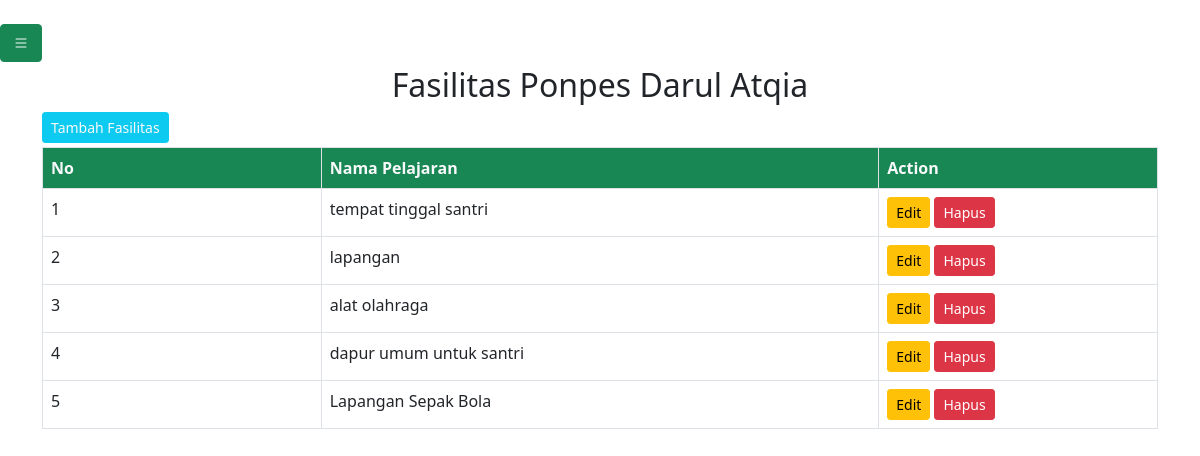
The page /adm/adm_fasilitas.php (signed in) on the database its author committed.
### tables this page shows
CREATE TABLE `fasilitas` (
  `id_fasilitas` int(11) NOT NULL,
  `nama_fasilitas` text NOT NULL
);

### adm/data_fasilitas.php (the view)
<?php
require '../app/functions.php';
$fasilitas = mysqli_query($conn, "SELECT * FROM fasilitas");
?>
<center class="m-1">
    <div class="container-lg">
        <h2>Fasilitas Ponpes Darul Atqia</h2>
        <a href="../app/fasilitas/form_tambahdata.php" class="btn btn-sm btn-info text-light mb-1 " style="float: left;">Tambah Fasilitas</a>
        <table class="table table-bordered table-responsive ">
            <thead class="bg-success text-light">
                <tr>
                    <th class="col-1">No</th>
                    <th class="col-2">Nama Pelajaran</th>
                    <th class="col-1">Action</th>
                </tr>
            </thead>
            <tbody>
                <?php
                $no = 0;
                while ($result = mysqli_fetch_array($fasilitas)) {
                    $no++;
                ?>
                    <tr>
                        <td><?php echo $no; ?></td>
                        <td><?php echo $result['nama_fasilitas']; ?></td>
                        <td>
                            <a href="../app/fasilitas/ubah.php?id=<?php echo $result['id_fasilitas']; ?>" class="btn btn-sm btn-warning">Edit</a>
                            <a href="../app/fasilitas/hapus.php?id=<?php echo $result['id_fasilitas']; ?>" class="btn btn-sm btn-danger">Hapus</a>
                        </td>
                    </tr>
                <?php }        ?>
            </tbody>
        </table>
    </div>
</center>

### adm/adm_fasilitas.php (style rules this page uses)
a { text-decoration: none; }

### rows shown on the page
fasilitas: nama_fasilitas "tempat tinggal santri"
fasilitas: nama_fasilitas "lapangan"
fasilitas: nama_fasilitas "alat olahraga"
fasilitas: nama_fasilitas "dapur umum untuk santri"
fasilitas: nama_fasilitas "Lapangan Sepak Bola"
